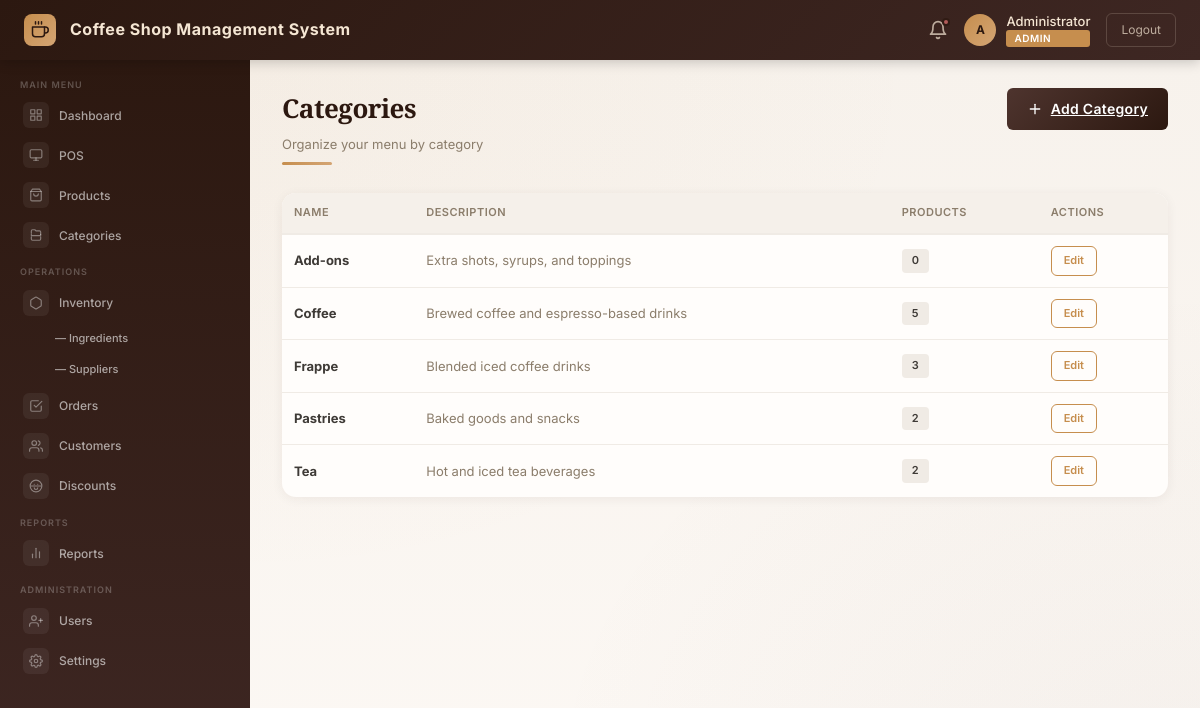
Page /modules/categories/categories.php (signed in) on the committed database.
### tables this page shows
CREATE TABLE categories (
    category_id   INT          AUTO_INCREMENT PRIMARY KEY,
    name          VARCHAR(100) NOT NULL UNIQUE,
    description   TEXT         DEFAULT NULL,
    created_at    TIMESTAMP    DEFAULT CURRENT_TIMESTAMP
);

### modules/categories/categories.php (the view, shortened to what this page needs)
<?php
require_once __DIR__ . '/../../includes/auth.php';
$categories = $pdo->query("SELECT c.*, (SELECT COUNT(*) FROM products WHERE category_id = c.category_id) AS product_count FROM categories c ORDER BY c.name")->fetchAll();
require_once __DIR__ . '/../../includes/dashboard_header.php';
?>
<div class="page-header">
    <div class="page-header-left">
        <h1>Categories</h1>
        <p>Organize your menu by category</p>
        <div class="page-header-accent"></div>
    </div>
    <a href="add_category.php" class="btn-primary" style="width:auto;padding:10px 20px;">
        <svg viewBox="0 0 24 24" fill="none" stroke="currentColor" stroke-width="2" stroke-linecap="round" stroke-linejoin="round" style="width:16px;height:16px;"><line x1="12" y1="5" x2="12" y2="19"/><line x1="5" y1="12" x2="19" y2="12"/></svg>
        Add Category
    </a>
</div>
<div class="card">
    <div class="card-body" style="padding:0;">
        <?php if (empty($categories)): ?>
            <p class="empty-state">No categories yet</p>
        <?php else: ?>
            <table class="table">
                <thead>
                    <tr><th>Name</th><th>Description</th><th>Products</th><th>Actions</th></tr>
                </thead>
                <tbody>
                    <?php foreach ($categories as $cat): ?>
                        <tr>
                            <td><strong><?= htmlspecialchars($cat['name']) ?></strong></td>
                            <td style="color:var(--text-muted);"><?= htmlspecialchars($cat['description'] ?? '—') ?></td>
                            <td><span class="badge" style="background:var(--border-light);color:var(--text-body);"><?= $cat['product_count'] ?></span></td>
                            <td>
                                <a href="edit_category.php?id=<?= $cat['category_id'] ?>" class="btn-outline" style="width:auto;padding:5px 12px;font-size:11px;">Edit</a>
                            </td>
                        </tr>
                    <?php endforeach; ?>
                </tbody>
            </table>
        <?php endif; ?>
    </div>
</div>
<?php require_once __DIR__ . '/../../includes/dashboard_footer.php'; ?>

### assets/css/style.css (style rules this page uses)
*, *::before, *::after { margin: 0; padding: 0; box-sizing: border-box; }
:root { --coffee-dark: #2C1810; --coffee-espresso: #3E2723; --coffee-medium: #4E342E; --coffee-mocha: #5D4037; --coffee-light: #6D4C41; --coffee-caramel: #A67C52; --coffee-gold: #C68E4E; --coffee-latte: #D4A574; --coffee-cream: #F5E6D3; --coffee-foam: #FEF9F3; --accent-teal: #4DB6AC; --accent-coral: #E57373; --accent-sunset: #FFB74D; --accent-sage: #81C784; --accent-lavender: #9575CD; --accent-ocean: #64B5F6; --bg-warm: #FCF8F4; --bg-card: #FFFFFF; --bg-sidebar: #FFFFFF; --text-dark: #1A1A1A; --text-body: #3E3A36; --text-muted: #8B7D6B; --text-light: #B8A99A; --border-light: #F0EBE5; --border-med: #E0D5C9; --shadow-sm: 0 1px 3px rgba(44, 24, 16, 0.06); --shadow-md: 0 4px 16px rgba(44, 24, 16, 0.08); --shadow-lg: 0 8px 32px rgba(44, 24, 16, 0.12); --shadow-card: 0 2px 12px rgba(44, 24, 16, 0.06); --radius-sm: 6px; --radius-md: 10px; --radius-lg: 14px; --radius-xl: 20px; --transition: 0.3s ease; }
html, body { height: 100%; font-family: 'Inter', sans-serif; background: linear-gradient(135deg, var(--coffee-dark), var(--coffee-medium), var(--coffee-light)); color: var(--text-body); line-height: 1.6; }
.btn-primary { display: inline-flex; align-items: center; justify-content: center; gap: 8px; width: 100%; padding: 11px 20px; background: linear-gradient(135deg, var(--coffee-medium), var(--coffee-dark)); border: none; border-radius: var(--radius-sm); color: var(--bg-card); font-size: 14px; font-weight: 600; font-family: 'Inter', sans-serif; cursor: pointer; transition: all 0.3s ease; position: relative; overflow: hidden; letter-spacing: 0.3px; }
.btn-outline { display: inline-flex; align-items: center; justify-content: center; gap: 8px; width: 100%; padding: 10px 20px; border: 1.5px solid var(--coffee-gold); border-radius: var(--radius-sm); color: var(--coffee-gold); font-size: 13px; font-weight: 600; font-family: 'Inter', sans-serif; background: transparent; cursor: pointer; text-decoration: none; transition: all 0.25s ease; }
body.dashboard-page { background: linear-gradient(135deg, #EDE6DD 0%, #F5EFE8 40%, #FCF8F4 100%); }
.page-header { margin-bottom: 28px; display: flex; align-items: flex-start; justify-content: space-between; flex-wrap: wrap; gap: 12px; }
.page-header-left h1 { font-family: 'Playfair Display', serif; font-size: 26px; font-weight: 700; color: var(--coffee-dark); margin-bottom: 4px; letter-spacing: -0.5px; }
.page-header-left p { color: var(--text-muted); font-size: 13px; }
.page-header-accent { width: 50px; height: 3px; background: linear-gradient(90deg, var(--coffee-gold), var(--coffee-latte)); border-radius: 3px; margin-top: 8px; }
.card { background: #FFFDFB; border-radius: var(--radius-lg); box-shadow: var(--shadow-card); overflow: hidden; transition: box-shadow 0.3s ease; }
.card-body { padding: 18px 22px; }
.table { width: 100%; border-collapse: collapse; font-size: 13px; }
.table thead th { text-align: left; padding: 11px 12px; font-size: 11px; font-weight: 600; text-transform: uppercase; letter-spacing: 0.5px; color: var(--text-muted); border-bottom: 2px solid var(--border-light); background: #F5F0EA; }
.table thead th:first-child { border-radius: 6px 0 0 0; }
.table thead th:last-child { border-radius: 0 6px 0 0; }
.table tbody td { padding: 11px 12px; border-bottom: 1px solid var(--border-light); color: var(--text-body); }
.table tbody tr:last-child td { border-bottom: none; }
.table tbody tr { transition: background 0.15s ease; }
.badge { display: inline-block; padding: 3px 10px; border-radius: 4px; font-size: 11px; font-weight: 600; }

### rows in the picture
categories: name "Add-ons", description "Extra shots, syrups, and toppings", product_count "0"
categories: name "Coffee", description "Brewed coffee and espresso-based drinks", product_count "5"
categories: name "Frappe", description "Blended iced coffee drinks", product_count "3"
categories: name "Pastries", description "Baked goods and snacks", product_count "2"
categories: name "Tea", description "Hot and iced tea beverages", product_count "2"

### other values in the picture
APP_NAME "Coffee Shop Management System"
substr($_SESSION['full_name'] ?? $_SESSION['username'], 0, 1) "A"
$_SESSION['full_name'] "Administrator"
$_SESSION['role'] "ADMIN"
